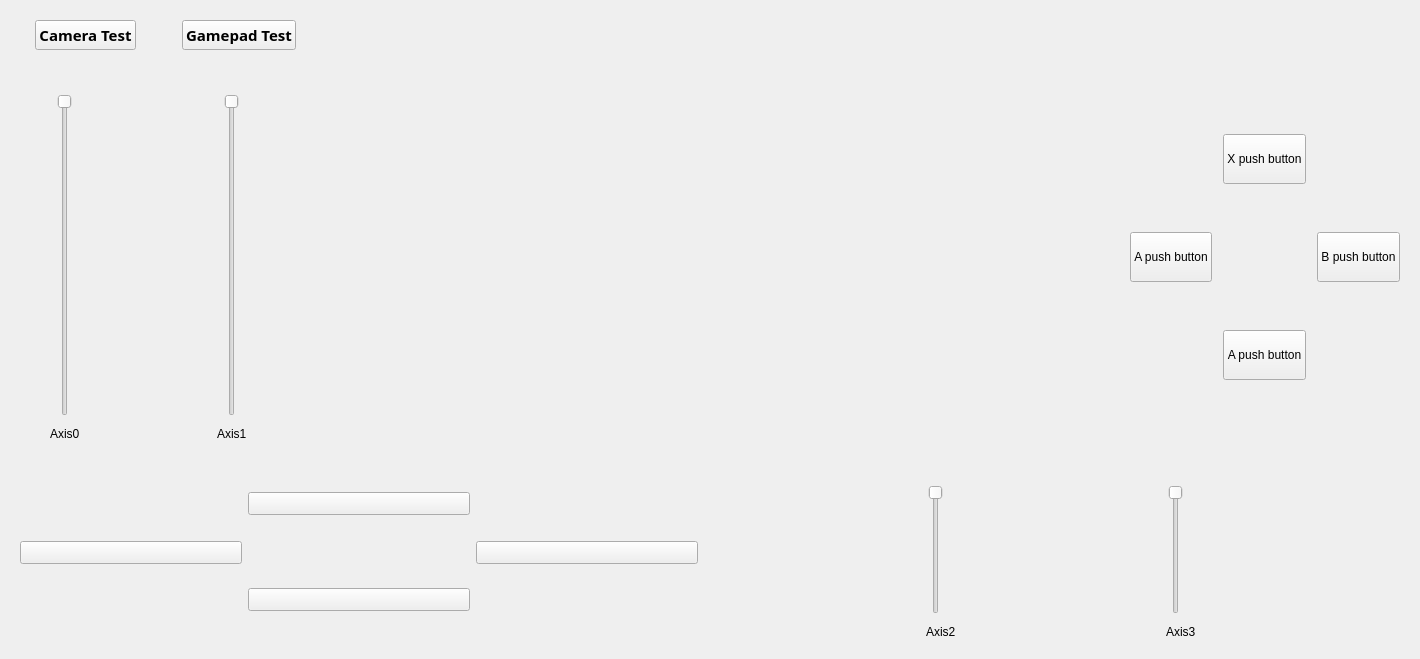
<?xml version="1.0" encoding="UTF-8"?>
<ui version="4.0">
 <class>gamepadPage</class>
 <widget class="QWidget" name="gamepadPage">
  <property name="geometry">
   <rect>
    <x>0</x>
    <y>0</y>
    <width>1420</width>
    <height>659</height>
   </rect>
  </property>
  <property name="windowTitle">
   <string>Form</string>
  </property>
  <layout class="QHBoxLayout" name="horizontalLayout_16">
   <item>
    <layout class="QVBoxLayout" name="verticalLayout_11" stretch="0,2,1">
     <item>
      <widget class="CardWidget" name="CardWidget_4">
       <property name="borderRadius">
        <number>20</number>
       </property>
       <layout class="QHBoxLayout" name="horizontalLayout_10">
        <item>
         <layout class="QHBoxLayout" name="horizontalLayout_9">
          <item>
           <spacer name="horizontalSpacer_11">
            <property name="orientation">
             <enum>Qt::Horizontal</enum>
            </property>
            <property name="sizeType">
             <enum>QSizePolicy::Fixed</enum>
            </property>
            <property name="sizeHint" stdset="0">
             <size>
              <width>15</width>
              <height>20</height>
             </size>
            </property>
           </spacer>
          </item>
          <item>
           <widget class="PrimaryPushButton" name="CameraPrimaryPushButton">
            <property name="font">
             <font>
              <family>Agency FB</family>
              <pointsize>11</pointsize>
              <weight>75</weight>
              <bold>true</bold>
             </font>
            </property>
            <property name="text">
             <string>Camera Test</string>
            </property>
            <property name="fluentIcon">
             <number>49</number>
            </property>
            <property name="hasIcon" stdset="0">
             <bool>true</bool>
            </property>
           </widget>
          </item>
          <item>
           <spacer name="horizontalSpacer">
            <property name="orientation">
             <enum>Qt::Horizontal</enum>
            </property>
            <property name="sizeType">
             <enum>QSizePolicy::Fixed</enum>
            </property>
            <property name="sizeHint" stdset="0">
             <size>
              <width>40</width>
              <height>20</height>
             </size>
            </property>
           </spacer>
          </item>
          <item>
           <widget class="PrimaryPushButton" name="GamepadPrimaryPushButton">
            <property name="font">
             <font>
              <family>Agency FB</family>
              <pointsize>11</pointsize>
              <weight>75</weight>
              <bold>true</bold>
             </font>
            </property>
            <property name="text">
             <string>Gamepad Test</string>
            </property>
            <property name="fluentIcon">
             <number>17</number>
            </property>
            <property name="hasIcon" stdset="0">
             <bool>true</bool>
            </property>
           </widget>
          </item>
          <item>
           <spacer name="horizontalSpacer_10">
            <property name="orientation">
             <enum>Qt::Horizontal</enum>
            </property>
            <property name="sizeHint" stdset="0">
             <size>
              <width>40</width>
              <height>20</height>
             </size>
            </property>
           </spacer>
          </item>
         </layout>
        </item>
       </layout>
      </widget>
     </item>
     <item>
      <layout class="QHBoxLayout" name="horizontalLayout_15" stretch="1,3,1">
       <item>
        <widget class="CardWidget" name="AxisCardWidget">
         <property name="borderRadius">
          <number>20</number>
         </property>
         <layout class="QHBoxLayout" name="horizontalLayout">
          <item>
           <spacer name="horizontalSpacer_4">
            <property name="orientation">
             <enum>Qt::Horizontal</enum>
            </property>
            <property name="sizeType">
             <enum>QSizePolicy::Fixed</enum>
            </property>
            <property name="sizeHint" stdset="0">
             <size>
              <width>30</width>
              <height>20</height>
             </size>
            </property>
           </spacer>
          </item>
          <item>
           <layout class="QVBoxLayout" name="verticalLayout_2">
            <item>
             <spacer name="verticalSpacer_13">
              <property name="orientation">
               <enum>Qt::Vertical</enum>
              </property>
              <property name="sizeType">
               <enum>QSizePolicy::Fixed</enum>
              </property>
              <property name="sizeHint" stdset="0">
               <size>
                <width>20</width>
                <height>20</height>
               </size>
              </property>
             </spacer>
            </item>
            <item>
             <widget class="Slider" name="Axis0Slider">
              <property name="sizePolicy">
               <sizepolicy hsizetype="Minimum" vsizetype="Expanding">
                <horstretch>0</horstretch>
                <verstretch>0</verstretch>
               </sizepolicy>
              </property>
              <property name="minimumSize">
               <size>
                <width>20</width>
                <height>0</height>
               </size>
              </property>
              <property name="invertedAppearance">
               <bool>true</bool>
              </property>
             </widget>
            </item>
            <item>
             <spacer name="verticalSpacer_4">
              <property name="orientation">
               <enum>Qt::Vertical</enum>
              </property>
              <property name="sizeType">
               <enum>QSizePolicy::Fixed</enum>
              </property>
              <property name="sizeHint" stdset="0">
               <size>
                <width>20</width>
                <height>5</height>
               </size>
              </property>
             </spacer>
            </item>
            <item>
             <widget class="CaptionLabel" name="Axis0CaptionLabel">
              <property name="text">
               <string>Axis0</string>
              </property>
             </widget>
            </item>
           </layout>
          </item>
          <item>
           <spacer name="horizontalSpacer_2">
            <property name="orientation">
             <enum>Qt::Horizontal</enum>
            </property>
            <property name="sizeHint" stdset="0">
             <size>
              <width>77</width>
              <height>20</height>
             </size>
            </property>
           </spacer>
          </item>
          <item>
           <layout class="QVBoxLayout" name="verticalLayout_3">
            <item>
             <spacer name="verticalSpacer_14">
              <property name="orientation">
               <enum>Qt::Vertical</enum>
              </property>
              <property name="sizeType">
               <enum>QSizePolicy::Fixed</enum>
              </property>
              <property name="sizeHint" stdset="0">
               <size>
                <width>20</width>
                <height>20</height>
               </size>
              </property>
             </spacer>
            </item>
            <item>
             <widget class="Slider" name="Axis1Slider">
              <property name="sizePolicy">
               <sizepolicy hsizetype="Preferred" vsizetype="Expanding">
                <horstretch>0</horstretch>
                <verstretch>0</verstretch>
               </sizepolicy>
              </property>
              <property name="minimumSize">
               <size>
                <width>20</width>
                <height>0</height>
               </size>
              </property>
              <property name="invertedAppearance">
               <bool>true</bool>
              </property>
             </widget>
            </item>
            <item>
             <spacer name="verticalSpacer_3">
              <property name="orientation">
               <enum>Qt::Vertical</enum>
              </property>
              <property name="sizeType">
               <enum>QSizePolicy::Fixed</enum>
              </property>
              <property name="sizeHint" stdset="0">
               <size>
                <width>20</width>
                <height>5</height>
               </size>
              </property>
             </spacer>
            </item>
            <item>
             <widget class="CaptionLabel" name="Axis1CaptionLabel">
              <property name="text">
               <string>Axis1</string>
              </property>
             </widget>
            </item>
           </layout>
          </item>
          <item>
           <spacer name="horizontalSpacer_5">
            <property name="orientation">
             <enum>Qt::Horizontal</enum>
            </property>
            <property name="sizeType">
             <enum>QSizePolicy::Fixed</enum>
            </property>
            <property name="sizeHint" stdset="0">
             <size>
              <width>30</width>
              <height>20</height>
             </size>
            </property>
           </spacer>
          </item>
         </layout>
        </widget>
       </item>
       <item>
        <widget class="CardWidget" name="CardWidget_5">
         <property name="borderRadius">
          <number>20</number>
         </property>
         <layout class="QHBoxLayout" name="horizontalLayout_14">
          <item>
           <layout class="QVBoxLayout" name="verticalLayout_10">
            <item>
             <widget class="CardWidget" name="CardWidget_6">
              <property name="borderRadius">
               <number>20</number>
              </property>
              <layout class="QHBoxLayout" name="horizontalLayout_12">
               <item>
                <layout class="QHBoxLayout" name="horizontalLayout_11">
                 <item>
                  <widget class="SwitchButton" name="SwitchButton">
                   <property name="sizePolicy">
                    <sizepolicy hsizetype="Fixed" vsizetype="Fixed">
                     <horstretch>0</horstretch>
                     <verstretch>0</verstretch>
                    </sizepolicy>
                   </property>
                   <property name="minimumSize">
                    <size>
                     <width>0</width>
                     <height>20</height>
                    </size>
                   </property>
                   <property name="maximumSize">
                    <size>
                     <width>16777215</width>
                     <height>16777215</height>
                    </size>
                   </property>
                  </widget>
                 </item>
                 <item>
                  <spacer name="horizontalSpacer_14">
                   <property name="orientation">
                    <enum>Qt::Horizontal</enum>
                   </property>
                   <property name="sizeHint" stdset="0">
                    <size>
                     <width>40</width>
                     <height>40</height>
                    </size>
                   </property>
                  </spacer>
                 </item>
                </layout>
               </item>
              </layout>
             </widget>
            </item>
            <item>
             <layout class="QHBoxLayout" name="horizontalLayout_8">
              <item>
               <spacer name="horizontalSpacer_12">
                <property name="orientation">
                 <enum>Qt::Horizontal</enum>
                </property>
                <property name="sizeType">
                 <enum>QSizePolicy::Fixed</enum>
                </property>
                <property name="sizeHint" stdset="0">
                 <size>
                  <width>20</width>
                  <height>20</height>
                 </size>
                </property>
               </spacer>
              </item>
              <item>
               <layout class="QVBoxLayout" name="verticalLayout_9">
                <item>
                 <spacer name="verticalSpacer_17">
                  <property name="orientation">
                   <enum>Qt::Vertical</enum>
                  </property>
                  <property name="sizeType">
                   <enum>QSizePolicy::Fixed</enum>
                  </property>
                  <property name="sizeHint" stdset="0">
                   <size>
                    <width>20</width>
                    <height>20</height>
                   </size>
                  </property>
                 </spacer>
                </item>
                <item>
                 <widget class="ImageLabel" name="ImageLabel">
                  <property name="sizePolicy">
                   <sizepolicy hsizetype="Expanding" vsizetype="Expanding">
                    <horstretch>0</horstretch>
                    <verstretch>0</verstretch>
                   </sizepolicy>
                  </property>
                  <property name="maximumSize">
                   <size>
                    <width>16777215</width>
                    <height>16777215</height>
                   </size>
                  </property>
                 </widget>
                </item>
                <item>
                 <spacer name="verticalSpacer_18">
                  <property name="orientation">
                   <enum>Qt::Vertical</enum>
                  </property>
                  <property name="sizeType">
                   <enum>QSizePolicy::Fixed</enum>
                  </property>
                  <property name="sizeHint" stdset="0">
                   <size>
                    <width>20</width>
                    <height>20</height>
                   </size>
                  </property>
                 </spacer>
                </item>
               </layout>
              </item>
              <item>
               <spacer name="horizontalSpacer_13">
                <property name="orientation">
                 <enum>Qt::Horizontal</enum>
                </property>
                <property name="sizeType">
                 <enum>QSizePolicy::Fixed</enum>
                </property>
                <property name="sizeHint" stdset="0">
                 <size>
                  <width>20</width>
                  <height>20</height>
                 </size>
                </property>
               </spacer>
              </item>
             </layout>
            </item>
           </layout>
          </item>
         </layout>
        </widget>
       </item>
       <item>
        <widget class="CardWidget" name="CardWidget">
         <property name="borderRadius">
          <number>20</number>
         </property>
         <layout class="QHBoxLayout" name="horizontalLayout_4">
          <item>
           <layout class="QHBoxLayout" name="horizontalLayout_3">
            <item>
             <widget class="PillPushButton" name="XPillPushButton">
              <property name="minimumSize">
               <size>
                <width>0</width>
                <height>50</height>
               </size>
              </property>
              <property name="text">
               <string>A push button</string>
              </property>
              <property name="checked">
               <bool>false</bool>
              </property>
             </widget>
            </item>
            <item>
             <spacer name="horizontalSpacer_6">
              <property name="orientation">
               <enum>Qt::Horizontal</enum>
              </property>
              <property name="sizeType">
               <enum>QSizePolicy::Fixed</enum>
              </property>
              <property name="sizeHint" stdset="0">
               <size>
                <width>5</width>
                <height>20</height>
               </size>
              </property>
             </spacer>
            </item>
            <item>
             <layout class="QVBoxLayout" name="verticalLayout_5">
              <item>
               <spacer name="verticalSpacer_11">
                <property name="orientation">
                 <enum>Qt::Vertical</enum>
                </property>
                <property name="sizeType">
                 <enum>QSizePolicy::Fixed</enum>
                </property>
                <property name="sizeHint" stdset="0">
                 <size>
                  <width>20</width>
                  <height>20</height>
                 </size>
                </property>
               </spacer>
              </item>
              <item>
               <widget class="PillPushButton" name="YPillPushButton">
                <property name="minimumSize">
                 <size>
                  <width>0</width>
                  <height>50</height>
                 </size>
                </property>
                <property name="text">
                 <string>X push button</string>
                </property>
                <property name="checked">
                 <bool>false</bool>
                </property>
               </widget>
              </item>
              <item>
               <spacer name="verticalSpacer_5">
                <property name="orientation">
                 <enum>Qt::Vertical</enum>
                </property>
                <property name="sizeType">
                 <enum>QSizePolicy::Fixed</enum>
                </property>
                <property name="sizeHint" stdset="0">
                 <size>
                  <width>20</width>
                  <height>100</height>
                 </size>
                </property>
               </spacer>
              </item>
              <item>
               <widget class="PillPushButton" name="APillPushButton">
                <property name="minimumSize">
                 <size>
                  <width>0</width>
                  <height>50</height>
                 </size>
                </property>
                <property name="text">
                 <string>A push button</string>
                </property>
                <property name="checked">
                 <bool>false</bool>
                </property>
               </widget>
              </item>
              <item>
               <spacer name="verticalSpacer_12">
                <property name="orientation">
                 <enum>Qt::Vertical</enum>
                </property>
                <property name="sizeType">
                 <enum>QSizePolicy::Fixed</enum>
                </property>
                <property name="sizeHint" stdset="0">
                 <size>
                  <width>20</width>
                  <height>20</height>
                 </size>
                </property>
               </spacer>
              </item>
             </layout>
            </item>
            <item>
             <spacer name="horizontalSpacer_7">
              <property name="orientation">
               <enum>Qt::Horizontal</enum>
              </property>
              <property name="sizeType">
               <enum>QSizePolicy::Fixed</enum>
              </property>
              <property name="sizeHint" stdset="0">
               <size>
                <width>5</width>
                <height>20</height>
               </size>
              </property>
             </spacer>
            </item>
            <item>
             <widget class="PillPushButton" name="BPillPushButton">
              <property name="minimumSize">
               <size>
                <width>0</width>
                <height>50</height>
               </size>
              </property>
              <property name="text">
               <string>B push button</string>
              </property>
              <property name="checked">
               <bool>false</bool>
              </property>
             </widget>
            </item>
           </layout>
          </item>
         </layout>
        </widget>
       </item>
      </layout>
     </item>
     <item>
      <layout class="QHBoxLayout" name="horizontalLayout_13" stretch="1,1">
       <item>
        <widget class="CardWidget" name="CardWidget_2">
         <property name="borderRadius">
          <number>20</number>
         </property>
         <layout class="QHBoxLayout" name="horizontalLayout_6">
          <item>
           <layout class="QHBoxLayout" name="horizontalLayout_5">
            <item>
             <layout class="QVBoxLayout" name="verticalLayout_8">
              <item>
               <spacer name="verticalSpacer_7">
                <property name="orientation">
                 <enum>Qt::Vertical</enum>
                </property>
                <property name="sizeHint" stdset="0">
                 <size>
                  <width>20</width>
                  <height>40</height>
                 </size>
                </property>
               </spacer>
              </item>
              <item>
               <widget class="PillToolButton" name="LeftPillToolButton">
                <property name="sizePolicy">
                 <sizepolicy hsizetype="Preferred" vsizetype="Fixed">
                  <horstretch>0</horstretch>
                  <verstretch>0</verstretch>
                 </sizepolicy>
                </property>
                <property name="fluentIcon">
                 <number>119</number>
                </property>
               </widget>
              </item>
              <item>
               <spacer name="verticalSpacer_8">
                <property name="orientation">
                 <enum>Qt::Vertical</enum>
                </property>
                <property name="sizeHint" stdset="0">
                 <size>
                  <width>20</width>
                  <height>40</height>
                 </size>
                </property>
               </spacer>
              </item>
             </layout>
            </item>
            <item>
             <layout class="QVBoxLayout" name="verticalLayout_6">
              <item>
               <widget class="PillToolButton" name="UpPillToolButton">
                <property name="sizePolicy">
                 <sizepolicy hsizetype="Preferred" vsizetype="Fixed">
                  <horstretch>0</horstretch>
                  <verstretch>0</verstretch>
                 </sizepolicy>
                </property>
                <property name="fluentIcon">
                 <number>0</number>
                </property>
               </widget>
              </item>
              <item>
               <spacer name="verticalSpacer_6">
                <property name="orientation">
                 <enum>Qt::Vertical</enum>
                </property>
                <property name="sizeType">
                 <enum>QSizePolicy::Fixed</enum>
                </property>
                <property name="sizeHint" stdset="0">
                 <size>
                  <width>20</width>
                  <height>40</height>
                 </size>
                </property>
               </spacer>
              </item>
              <item>
               <widget class="PillToolButton" name="DownPillToolButton">
                <property name="sizePolicy">
                 <sizepolicy hsizetype="Preferred" vsizetype="Fixed">
                  <horstretch>0</horstretch>
                  <verstretch>0</verstretch>
                 </sizepolicy>
                </property>
                <property name="fluentIcon">
                 <number>13</number>
                </property>
               </widget>
              </item>
             </layout>
            </item>
            <item>
             <layout class="QVBoxLayout" name="verticalLayout_7">
              <item>
               <spacer name="verticalSpacer_10">
                <property name="orientation">
                 <enum>Qt::Vertical</enum>
                </property>
                <property name="sizeHint" stdset="0">
                 <size>
                  <width>20</width>
                  <height>40</height>
                 </size>
                </property>
               </spacer>
              </item>
              <item>
               <widget class="PillToolButton" name="RightPillToolButton">
                <property name="sizePolicy">
                 <sizepolicy hsizetype="Preferred" vsizetype="Fixed">
                  <horstretch>0</horstretch>
                  <verstretch>0</verstretch>
                 </sizepolicy>
                </property>
                <property name="fluentIcon">
                 <number>140</number>
                </property>
               </widget>
              </item>
              <item>
               <spacer name="verticalSpacer_9">
                <property name="orientation">
                 <enum>Qt::Vertical</enum>
                </property>
                <property name="sizeHint" stdset="0">
                 <size>
                  <width>20</width>
                  <height>40</height>
                 </size>
                </property>
               </spacer>
              </item>
             </layout>
            </item>
           </layout>
          </item>
         </layout>
        </widget>
       </item>
       <item>
        <widget class="CardWidget" name="CardWidget_3">
         <property name="borderRadius">
          <number>20</number>
         </property>
         <layout class="QHBoxLayout" name="horizontalLayout_7">
          <item>
           <layout class="QHBoxLayout" name="horizontalLayout_2">
            <item>
             <spacer name="horizontalSpacer_8">
              <property name="orientation">
               <enum>Qt::Horizontal</enum>
              </property>
              <property name="sizeType">
               <enum>QSizePolicy::Expanding</enum>
              </property>
              <property name="sizeHint" stdset="0">
               <size>
                <width>30</width>
                <height>20</height>
               </size>
              </property>
             </spacer>
            </item>
            <item>
             <layout class="QVBoxLayout" name="verticalLayout_4">
              <item>
               <spacer name="verticalSpacer_15">
                <property name="orientation">
                 <enum>Qt::Vertical</enum>
                </property>
                <property name="sizeType">
                 <enum>QSizePolicy::Fixed</enum>
                </property>
                <property name="sizeHint" stdset="0">
                 <size>
                  <width>20</width>
                  <height>20</height>
                 </size>
                </property>
               </spacer>
              </item>
              <item>
               <widget class="Slider" name="Axis2Slider">
                <property name="sizePolicy">
                 <sizepolicy hsizetype="Fixed" vsizetype="Expanding">
                  <horstretch>0</horstretch>
                  <verstretch>0</verstretch>
                 </sizepolicy>
                </property>
                <property name="minimumSize">
                 <size>
                  <width>20</width>
                  <height>0</height>
                 </size>
                </property>
                <property name="invertedAppearance">
                 <bool>true</bool>
                </property>
               </widget>
              </item>
              <item>
               <spacer name="verticalSpacer_2">
                <property name="orientation">
                 <enum>Qt::Vertical</enum>
                </property>
                <property name="sizeType">
                 <enum>QSizePolicy::Fixed</enum>
                </property>
                <property name="sizeHint" stdset="0">
                 <size>
                  <width>20</width>
                  <height>5</height>
                 </size>
                </property>
               </spacer>
              </item>
              <item>
               <widget class="CaptionLabel" name="Axis2CaptionLabel">
                <property name="text">
                 <string>Axis2</string>
                </property>
               </widget>
              </item>
             </layout>
            </item>
            <item>
             <spacer name="horizontalSpacer_3">
              <property name="orientation">
               <enum>Qt::Horizontal</enum>
              </property>
              <property name="sizeHint" stdset="0">
               <size>
                <width>40</width>
                <height>20</height>
               </size>
              </property>
             </spacer>
            </item>
            <item>
             <layout class="QVBoxLayout" name="verticalLayout">
              <item>
               <spacer name="verticalSpacer_16">
                <property name="orientation">
                 <enum>Qt::Vertical</enum>
                </property>
                <property name="sizeType">
                 <enum>QSizePolicy::Minimum</enum>
                </property>
                <property name="sizeHint" stdset="0">
                 <size>
                  <width>20</width>
                  <height>20</height>
                 </size>
                </property>
               </spacer>
              </item>
              <item>
               <widget class="Slider" name="Axis3Slider">
                <property name="sizePolicy">
                 <sizepolicy hsizetype="Fixed" vsizetype="Expanding">
                  <horstretch>0</horstretch>
                  <verstretch>0</verstretch>
                 </sizepolicy>
                </property>
                <property name="minimumSize">
                 <size>
                  <width>20</width>
                  <height>0</height>
                 </size>
                </property>
                <property name="tracking">
                 <bool>true</bool>
                </property>
                <property name="invertedAppearance">
                 <bool>true</bool>
                </property>
               </widget>
              </item>
              <item>
               <spacer name="verticalSpacer">
                <property name="orientation">
                 <enum>Qt::Vertical</enum>
                </property>
                <property name="sizeType">
                 <enum>QSizePolicy::Fixed</enum>
                </property>
                <property name="sizeHint" stdset="0">
                 <size>
                  <width>20</width>
                  <height>5</height>
                 </size>
                </property>
               </spacer>
              </item>
              <item>
               <widget class="CaptionLabel" name="Axis3CaptionLabel">
                <property name="text">
                 <string>Axis3</string>
                </property>
               </widget>
              </item>
             </layout>
            </item>
            <item>
             <spacer name="horizontalSpacer_9">
              <property name="orientation">
               <enum>Qt::Horizontal</enum>
              </property>
              <property name="sizeType">
               <enum>QSizePolicy::Expanding</enum>
              </property>
              <property name="sizeHint" stdset="0">
               <size>
                <width>30</width>
                <height>20</height>
               </size>
              </property>
             </spacer>
            </item>
           </layout>
          </item>
         </layout>
        </widget>
       </item>
      </layout>
     </item>
    </layout>
   </item>
  </layout>
 </widget>
 <customwidgets>
  <customwidget>
   <class>PushButton</class>
   <extends>QPushButton</extends>
   <header>qfluentwidgets</header>
  </customwidget>
  <customwidget>
   <class>PrimaryPushButton</class>
   <extends>PushButton</extends>
   <header>qfluentwidgets</header>
  </customwidget>
  <customwidget>
   <class>PillPushButton</class>
   <extends>ToggleButton</extends>
   <header>qfluentwidgets</header>
  </customwidget>
  <customwidget>
   <class>ToolButton</class>
   <extends>QToolButton</extends>
   <header>qfluentwidgets</header>
  </customwidget>
  <customwidget>
   <class>PillToolButton</class>
   <extends>ToggleToolButton</extends>
   <header>qfluentwidgets</header>
  </customwidget>
  <customwidget>
   <class>SwitchButton</class>
   <extends>QWidget</extends>
   <header>qfluentwidgets</header>
  </customwidget>
  <customwidget>
   <class>ToggleButton</class>
   <extends>PushButton</extends>
   <header>qfluentwidgets</header>
  </customwidget>
  <customwidget>
   <class>ToggleToolButton</class>
   <extends>ToolButton</extends>
   <header>qfluentwidgets</header>
  </customwidget>
  <customwidget>
   <class>Slider</class>
   <extends>QSlider</extends>
   <header>qfluentwidgets</header>
  </customwidget>
  <customwidget>
   <class>CardWidget</class>
   <extends>QFrame</extends>
   <header>qfluentwidgets</header>
   <container>1</container>
  </customwidget>
  <customwidget>
   <class>CaptionLabel</class>
   <extends>QLabel</extends>
   <header>qfluentwidgets</header>
  </customwidget>
  <customwidget>
   <class>ImageLabel</class>
   <extends>QLabel</extends>
   <header>qfluentwidgets</header>
  </customwidget>
 </customwidgets>
 <resources/>
 <connections/>
</ui>
